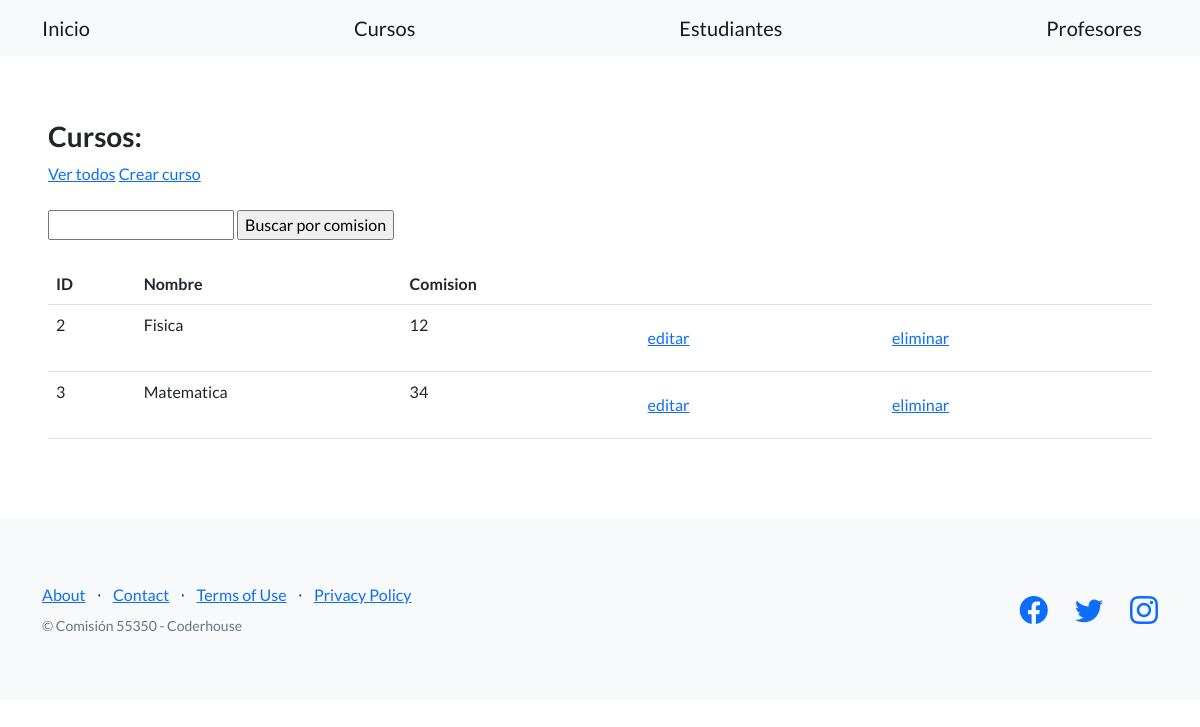
/estudios/cursos/, run on an earlier commit of the app's database.
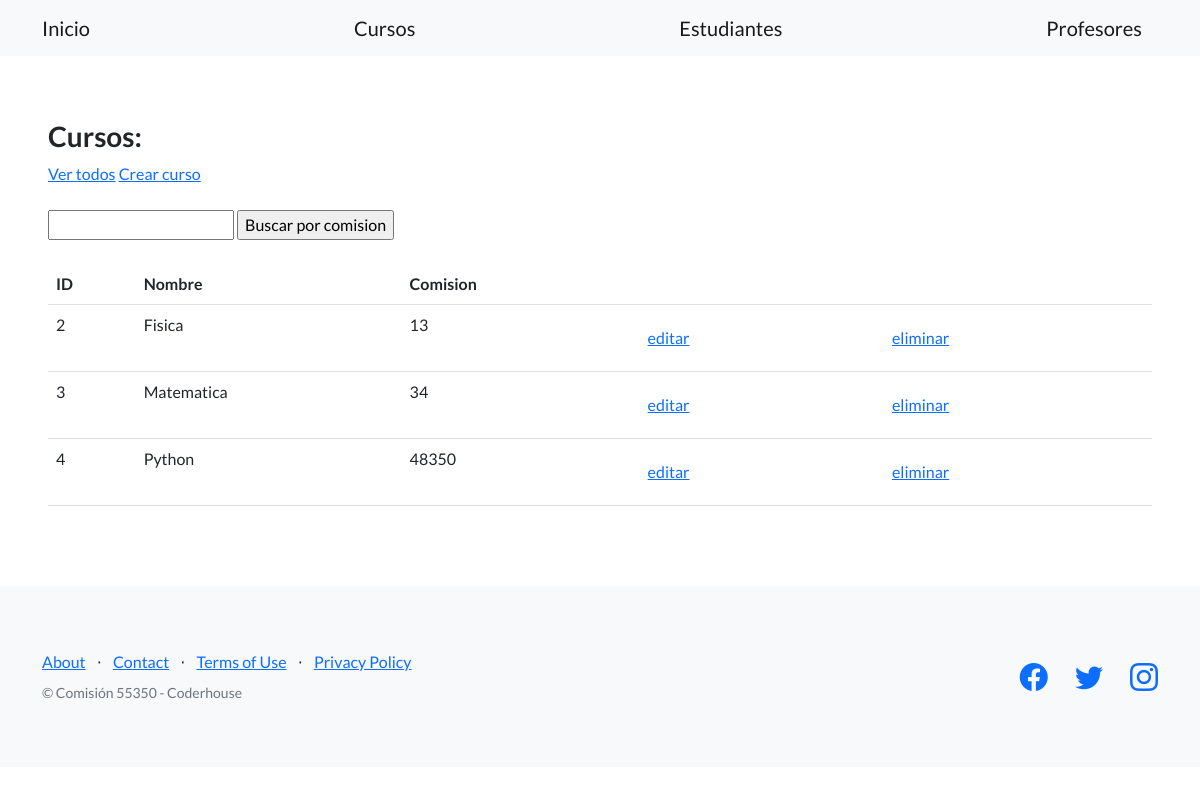
And on a later commit of the database.
### control_estudios/models.py (models this page shows, shortened)
class Curso(models.Model):
    nombre = models.CharField(max_length=64)
    comision = models.IntegerField()

### control_estudios/views.py (the view)
# urls.py: path("cursos/", listar_cursos, name="lista_cursos"),
def listar_cursos(request):
    contexto = {
        "cursos": Curso.objects.all(), #hago dinamica la base de datos
    }
    http_response = render(
        request=request,
        template_name='control_estudios/lista_cursos.html',
        context=contexto,
    )
    return http_response

### control_estudios/templates/control_estudios/lista_cursos.html (shortened to what this page needs)
{% extends "base.html" %}
{% block contenido %}
<h3>Cursos:</h3>
<a href="{% url 'lista_cursos' %}">Ver todos</a>
<a href="{% url 'crear_curso' %}">Crear curso</a>
<br><br>
<form action="{% url 'buscar_cursos' %}" method="post">
  <input type="text" name="busqueda">
  <input type="submit" value="Buscar por comision">
</form>
<br>
<table class="table">
  <tbody>
    <tr>
      <th>ID</th>
      <th>Nombre</th>
      <th>Comision</th>
      <th></th>
      <th></th>
    </tr>
    {% for curso in cursos %}
    <tr>
      <td>{{ curso.id }}</td>
      <td>{{ curso.nombre }}</td>
      <td>{{ curso.comision }}</td>
      <td>
        <a class="btn btn-link" href="{% url 'editar_curso' curso.id %}">editar</a>
      </td>
      <td>
        <form action="{% url 'eliminar_curso' curso.id %}" method="post">
          <input type="submit" class="btn btn-link" value="eliminar"/>
        </form>
      </td>
    </tr>
    {% endfor %}
  </tbody>
</table>
{% endblock contenido %}

What changed in the data, as far as the page shows it:
changed Curso "Fisica": comision "12" → "13"
added Curso: id "4", nombre "Python", comision "48350"
